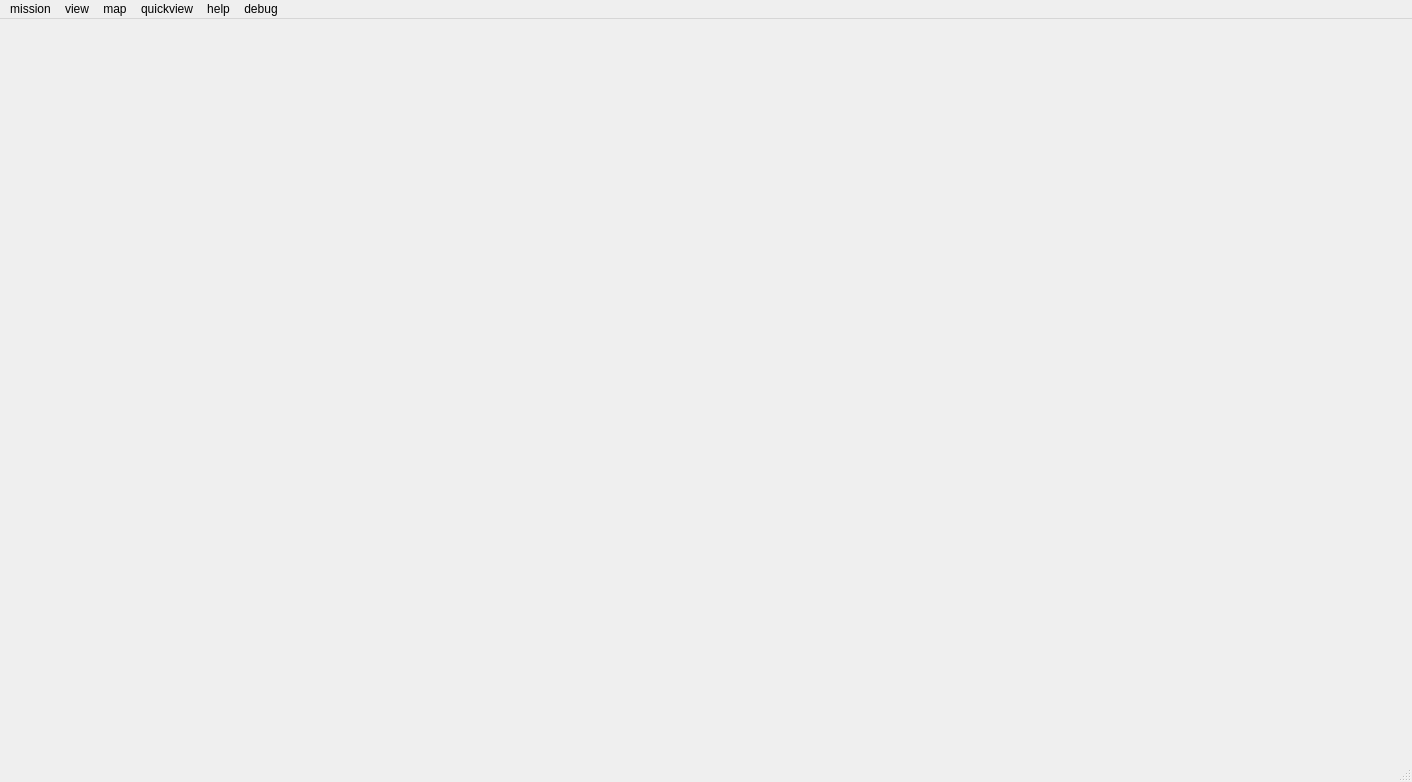
<?xml version="1.0" encoding="UTF-8"?>
<ui version="4.0">
 <class>MainWindow</class>
 <widget class="QMainWindow" name="MainWindow">
  <property name="geometry">
   <rect>
    <x>0</x>
    <y>0</y>
    <width>1412</width>
    <height>782</height>
   </rect>
  </property>
  <property name="windowTitle">
   <string>MainWindow</string>
  </property>
  <widget class="QWidget" name="centralwidget"/>
  <widget class="QMenuBar" name="menubar">
   <property name="geometry">
    <rect>
     <x>0</x>
     <y>0</y>
     <width>1412</width>
     <height>26</height>
    </rect>
   </property>
   <widget class="QMenu" name="mainmenu_map">
    <property name="title">
     <string>map</string>
    </property>
    <addaction name="zoom_to_china"/>
    <addaction name="separator"/>
    <addaction name="actionuse_open_street_map"/>
    <addaction name="actionuse_open_street_map_cycle"/>
    <addaction name="actionuse_amap_6"/>
    <addaction name="actionuse_amap_7"/>
   </widget>
   <widget class="QMenu" name="mainmenu_view">
    <property name="title">
     <string>view</string>
    </property>
    <addaction name="show_quickview"/>
    <addaction name="show_map"/>
    <addaction name="show_mission"/>
    <addaction name="separator"/>
    <addaction name="use_chinese"/>
   </widget>
   <widget class="QMenu" name="mainmenu_help">
    <property name="title">
     <string>help</string>
    </property>
   </widget>
   <widget class="QMenu" name="mainmenu_quickview">
    <property name="title">
     <string>quickview</string>
    </property>
    <addaction name="show_history_quickviews"/>
    <addaction name="separator"/>
    <addaction name="actionshow_1_quickviews"/>
    <addaction name="actionshow_2_quickviews_h"/>
    <addaction name="actionshow_2_quickviews_v"/>
    <addaction name="actionshow_4_quickviews"/>
   </widget>
   <widget class="QMenu" name="mainmenu_mission">
    <property name="title">
     <string>mission</string>
    </property>
    <addaction name="actionstart_fly"/>
   </widget>
   <widget class="QMenu" name="mainmenu_debug">
    <property name="title">
     <string>debug</string>
    </property>
    <addaction name="debug"/>
   </widget>
   <addaction name="mainmenu_mission"/>
   <addaction name="mainmenu_view"/>
   <addaction name="mainmenu_map"/>
   <addaction name="mainmenu_quickview"/>
   <addaction name="mainmenu_help"/>
   <addaction name="mainmenu_debug"/>
  </widget>
  <widget class="QStatusBar" name="statusbar"/>
  <action name="zoom_to_china">
   <property name="text">
    <string>zoom to china</string>
   </property>
  </action>
  <action name="show_quickview">
   <property name="checkable">
    <bool>true</bool>
   </property>
   <property name="checked">
    <bool>false</bool>
   </property>
   <property name="text">
    <string>quickview</string>
   </property>
  </action>
  <action name="show_map">
   <property name="checkable">
    <bool>true</bool>
   </property>
   <property name="checked">
    <bool>true</bool>
   </property>
   <property name="enabled">
    <bool>true</bool>
   </property>
   <property name="text">
    <string>map</string>
   </property>
  </action>
  <action name="show_mission">
   <property name="checkable">
    <bool>true</bool>
   </property>
   <property name="checked">
    <bool>true</bool>
   </property>
   <property name="text">
    <string>mission</string>
   </property>
  </action>
  <action name="use_english">
   <property name="checkable">
    <bool>true</bool>
   </property>
   <property name="checked">
    <bool>true</bool>
   </property>
   <property name="text">
    <string>english</string>
   </property>
  </action>
  <action name="use_chinese">
   <property name="checkable">
    <bool>true</bool>
   </property>
   <property name="checked">
    <bool>true</bool>
   </property>
   <property name="text">
    <string>chinese</string>
   </property>
  </action>
  <action name="show_history_quickviews">
   <property name="text">
    <string>show_history_quickviews</string>
   </property>
  </action>
  <action name="debug">
   <property name="text">
    <string>debug</string>
   </property>
  </action>
  <action name="actionstart_fly">
   <property name="text">
    <string>start_fly</string>
   </property>
  </action>
  <action name="actionshow_1_quickviews">
   <property name="text">
    <string>show 1 quickviews</string>
   </property>
  </action>
  <action name="actionshow_2_quickviews_h">
   <property name="text">
    <string>show 2 quickviews horizontal</string>
   </property>
  </action>
  <action name="actionshow_2_quickviews_v">
   <property name="text">
    <string>show 2 quickviews vertical</string>
   </property>
  </action>
  <action name="actionshow_4_quickviews">
   <property name="text">
    <string>show 4 quickviews</string>
   </property>
  </action>
  <action name="actionuse_open_street_map">
   <property name="text">
    <string>use open street map</string>
   </property>
  </action>
  <action name="actionuse_amap_6">
   <property name="text">
    <string>use amap 6</string>
   </property>
  </action>
  <action name="actionuse_amap_7">
   <property name="text">
    <string>use amap 7</string>
   </property>
  </action>
  <action name="actionuse_open_street_map_cycle">
   <property name="text">
    <string>use open street map cycle</string>
   </property>
  </action>
 </widget>
 <resources/>
 <connections/>
</ui>
